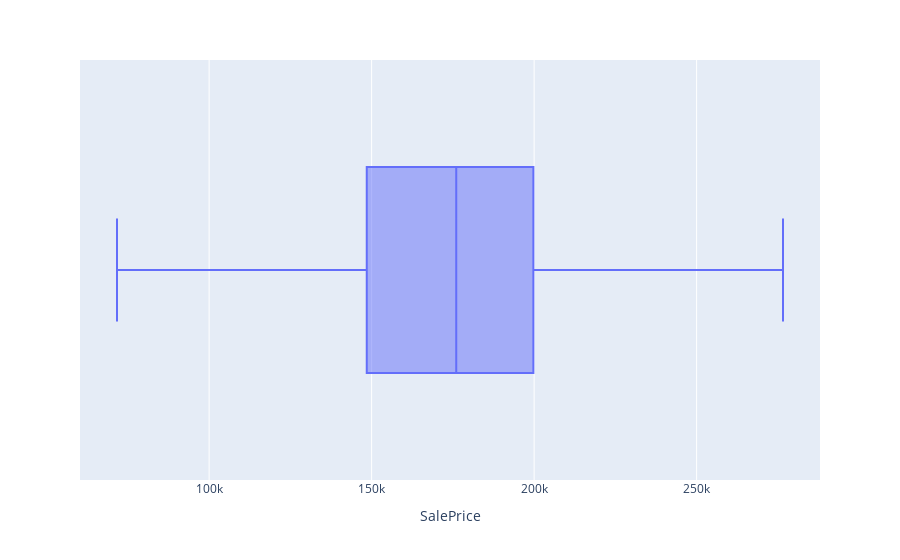

The notebook cell this image was saved under:
### Code cell
fig = px.box(df_clean, x='SalePrice')
fig.show()

### Figure 1 — Plotly figure (JSON) as saved in the notebook; plotly's stock layout.template omitted (floating-point values rounded to 4 significant figures; data arrays with more than 128 entries replaced by an {"elided": "..."} marker saying what was removed)
{"data": [{"alignmentgroup": "True", "hovertemplate": "SalePrice=%{x}<extra></extra>", "legendgroup": "", "marker": {"color": "#636efa"}, "name": "", "notched": false, "offsetgroup": "", "orientation": "h", "showlegend": false, "type": "box", "x": {"elided": "2919 float values"}, "x0": " ", "xaxis": "x", "y0": " ", "yaxis": "y"}], "layout": {"boxmode": "group", "legend": {"tracegroupgap": 0}, "margin": {"t": 60}, "xaxis": {"anchor": "y", "domain": [0, 1], "title": {"text": "SalePrice"}}, "yaxis": {"anchor": "x", "domain": [0, 1]}}}
